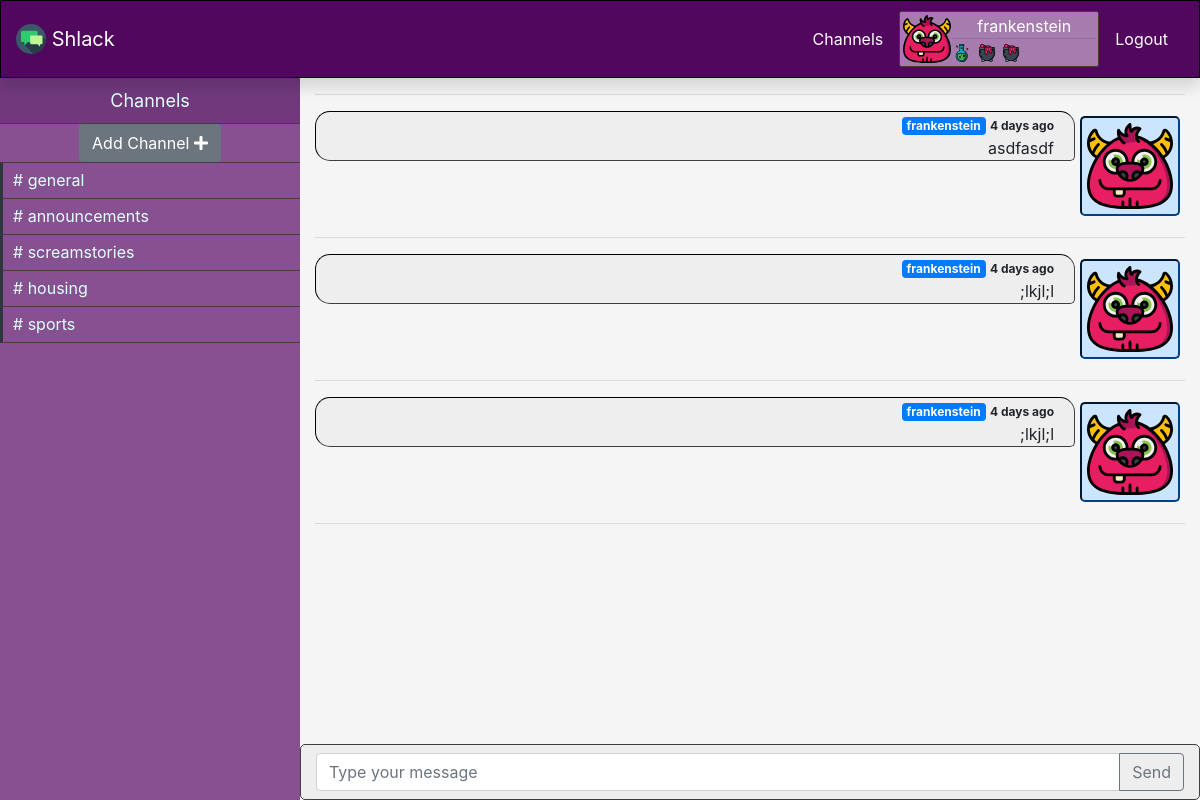
Page /channels/announcements (signed in) on the committed database.
### models.py (models this page shows, shortened)
class User(UserMixin, db.Model):
    id = db.Column(db.Integer, primary_key=True)
    avatar = db.Column(db.String(64))
    username = db.Column(db.String(64), index=True, unique=True)
    email = db.Column(db.String(120), index=True, unique=True)
    password_hash = db.Column(db.String(128))
    posts = db.relationship("Post", backref="author", lazy="dynamic")

class Channel(db.Model):
    id = db.Column(db.Integer, primary_key=True)
    name = db.Column(db.String(300))
    posts = db.relationship("Post", backref="channel", lazy="dynamic")

class Post(db.Model):
    id = db.Column(db.Integer, primary_key=True)
    body = db.Column(db.String(300))
    timestamp = db.Column(db.DateTime, index=True, default=datetime.utcnow)
    user_id = db.Column(db.Integer, db.ForeignKey("user.id"))
    channel_id = db.Column(db.Integer, db.ForeignKey("channel.id"))
    @property
    def get_time_passed(self):
        now = datetime.utcnow()
        delta = now - self.timestamp
        if timedelta(seconds=0) <= delta < timedelta(minutes=2):
            return "1 min ago"
        elif timedelta(minutes=2) <= delta < timedelta(minutes=60):
            minutes = int(delta.total_seconds() // 60)
            return str(minutes) + " mins ago"
        elif timedelta(hours=1) <= delta < timedelta(hours=2):
            hours = int(delta.total_seconds() // 3600)
            return str(hours) + " hour ago"
        elif timedelta(minutes=60) <= delta < timedelta(hours=24):
            hours = int(delta.total_seconds() // 3600)
            return str(hours) + " hours ago"
        elif timedelta(hours=24) <= delta < timedelta(days=2):
            days = int(delta.total_seconds() // 86400)
            return str(days) + " day ago"
        elif timedelta(hours=2) <= delta < timedelta(days=365):
            days = int(delta.total_seconds() // 86400)
            return str(days) + " days ago"
        else:
            return "Error occurred"

### application.py (the view, shortened to what this page needs)
@app.route("/channels/<string:channel_name>", methods=["GET", "POST"])
@login_required
def channel(channel_name):
    new_channel_form = NewChannelForm()
    new_post_form = NewPostForm()
    channels = Channel.query.all()
    if not any(channel_name == channel.name for channel in channels):
        return redirect(url_for("channels"))
    cur_channel = Channel.query.filter_by(name=channel_name).first()
    posts = cur_channel.posts
    return render_template("channel.html",
                           new_channel_form=new_channel_form,
                           new_post_form=new_post_form,
                           channels=channels,
                           posts=posts)

### forms.py (shortened to what this page needs)
class NewChannelForm(FlaskForm):
    channel_name = StringField("Channel Name", validators=[DataRequired()])
    submit = SubmitField("Create")

class NewPostForm(FlaskForm):
    post_body = StringField("Post Body", validators=[DataRequired()])
    user_id = IntegerField("User ID")
    datetime = DateTimeField()
    submit = SubmitField("Send")

### models.py (called while the page is built)
@login.user_loader
def load_user(id_):
    return User.query.get(int(id_))

### templates/channel.html (shortened to what this page needs)
{% extends "layout.html" %}
{% block body %}
  <div id="sidebar" class="sidebar container-fluid">
    <div class="header">Channels</div>
    <div class="menu-list">
      <ul id="menu-content" class="menu-content collapse">
        <li class="add-channel justify-content-center d-flex">
          <button class="btn btn-secondary " data-target="#channel-modal" data-toggle="modal"> Add Channel <i
              class="fa fa-plus"></i></button>
        </li>
        {% for channel in channels %}
          <li class="channel">
            <a href={{ url_for('channel', channel_name=channel.name) }}># {{ channel.name }} </a>
          </li>
        {% endfor %}
      </ul>
    </div>
  </div>
  <div id="main" class="container-fluid">
    <div class="row">
      <div id="messages" class="col-12">
        <hr>
        {% for post in posts %}
          {% include "_post.html" %}
        {% endfor %}
      </div>
    </div>
    <form action="" method="POST">
      <div id="message-box" class="row">
        <div class="col-12 py-2">
          <div class="input-group ">
            <input id="msg-input" class="form-control" type="text" placeholder="Type your message" aria-label="" aria-describedby="">
            <div class="input-group-append">
              <button id="msg-send-btn" class="btn btn-outline-secondary" type="button">Send</button>
            </div>
          </div>
        </div>
      </div>
    </form>
  </div>
{% endblock %}

### templates/layout.html (shortened to what this page needs)
<!DOCTYPE html>
<html lang="en">
<head>
  <link rel="stylesheet" href="https://maxcdn.bootstrapcdn.com/bootstrap/4.5.0/css/bootstrap.min.css">
  <link rel="stylesheet" href="https://stackpath.bootstrapcdn.com/font-awesome/4.7.0/css/font-awesome.min.css" type="text/css">
  <link rel="stylesheet" href="https://cdnjs.cloudflare.com/ajax/libs/font-awesome/5.14.0/css/all.min.css" type="text/css">
  <link rel="stylesheet" href="https://cdnjs.cloudflare.com/ajax/libs/font-awesome/5.14.0/css/regular.min.css" type="text/css">
  <link rel="stylesheet" href="https://cdnjs.cloudflare.com/ajax/libs/font-awesome/5.14.0/css/solid.min.css" type="text/css">
  <link rel="stylesheet" type="text/css" href="{{ url_for('static', filename='style.css' ) }}">
</head>
<body>
<div id="navbar" class="container-fluid fixed-top position-sticky shadow">
      <ul class="navbar-list">
        <li>
          <a class="navbar-brand" href="{{url_for('index')}}">
            <img src="/static/images/brand-icons/017-speech-bubble-2.svg" width="30" height="30" class="d-inline-block align-top" alt="">
          Shlack
          </a>
        </li>
        {% if not current_user.is_authenticated %}
        <li class="nav-item ml-auto">
          <a class="nav-link" href="{{ url_for("login") }}">Login</a>
        </li>
        <li class="nav-item">
          <a class="nav-link nav-fill" href="{{ url_for("signup") }}">Sign Up</a>
        </li>
      {% else %}
        <li class="nav-item ml-auto">
          <a class="nav-link" href="{{ url_for("channels") }}">Channels</a>
        </li>
        <li class="nav-item">
          <div class="usercard d-flex flex-row no-gutters">
              <img src={{ current_user.avatar }}/>
            <div class="col">
              <p class="text-center text-white my-0">{{ current_user.username }}</p>
              <hr class="my-0">
              <span><img src="/static/images/specials/006-flask.svg" style="height: 20px; width: 20px;"></span>
              <span><img src="/static/images/specials/009-cauldron.svg" style="height: 20px; width: 20px;"></span/>
              <span><img src="/static/images/specials/009-cauldron.svg" style="height: 20px; width: 20px;"></span/>
              </div>
          </div>
        </li>
        <li class="nav-item pl-0">
          <a class="nav-link" href="{{ url_for("logout") }}">Logout</a>
        </li>
      {% endif %}
      </ul>
</div>
{% block body %}{% endblock %}
</body>
</html>

### templates/_post.html (shortened to what this page needs)
{% if current_user == post.author %}
  <div class="media chat self">
    <img src={{ post.author.avatar }} style="height: 100px;"/>
    <div class="media-body">
      <span class="badge badge-primary">{{ post.author.username }}</span> <span class="timestamp"> {{ post.get_time_passed }}</span>
      <p>{{ post.body }}</p>
    </div>
  </div>
  <hr>
{% endif %}

### static/style.css (style rules this page uses)
* { box-sizing: border-box; }
body, html { margin: 0px; padding: 0px; max-height: 100%; height: 100%; }
#navbar { background: #51075e; border: 1px solid black; }
.navbar-list { display: flex; flex-direction: row; list-style: none; align-items: center; margin: 10px 0; padding: 0; }
.navbar-list .navbar-brand, .navbar-list .nav-link { color: #ffffff; align-items: center; }
.usercard { background: #a67cae; border: 1px solid #403e41; padding: 2px; border-radius: 2.5px; width: 200px; }
.usercard img { padding: 1px; border-radius: 2.5px; width: 50px; height: 50px; }
.sidebar { overflow: auto; background-color: #875191; position: fixed; left: 0px; padding: 0px; width: 300px; height: 100%; color: #e1ffff; }
.sidebar .menu-content { padding: 0px; }
.sidebar .header { background-color: #71397c; border-bottom: 1px solid #403e41; line-height: 45px; display: block; text-align: center; font-size: large; }
.sidebar .add-channel { border-style: none; border-bottom: 1px solid #403e41; }
.sidebar .channel { list-style: none; padding: 0px; margin: 0px; line-height: 35px; cursor: pointer; }
.sidebar .channel { padding-left: 0px; border-left: 3px solid #2e353d; border-bottom: 1px solid #403e41; }
.sidebar .channel a { text-decoration: none; color: #e1ffff; padding-left: 10px; }
#main { overflow: auto; background: #f5f5f5; }
#message-box { position: fixed; bottom: 0; background: #eeeeee; border: 1px solid #403e41; border-radius: 5px; }
.media { display: flex; flex-direction: row; border-radius: 5px; margin-bottom: 5px; }
.media .timestamp { font-weight: bold; margin: 0; font-size: 12px; }
.media img { height: 100px; padding: 5px; margin: 5px; background: #8b878b; border: 2px inset black; border-radius: 5px; align-self: flex-end; }
.media-body { background: #eeeeee; border: 1.5px inset #403e41; border-radius: 15px 15px 15px 5px; padding: 0px 20px; margin-bottom: 5px; }
.media-body p { margin-bottom: 0px; }
.media.self { display: flex; flex-direction: row-reverse; text-align: right; }
.media.self img { background: #cce5ff; border: 2px inset #004085; }
.media.self .media-body { border-radius: 15px 15px 5px 15px; }
@media (min-width: 767px) { .sidebar .menu-list .menu-content { display: block; } }
@media (min-width: 767px) { #main { width: calc(100% - 300px); float: right; } }
@media (min-width: 767px) { #message-box { width: calc(100% - 300px); } }

### rows in the picture
User: avatar (picture), username "frankenstein"
Channel: name "general"
Channel: name "announcements"
Channel: name "screamstories"
Channel: name "housing"
Channel: name "sports"
Post: author.avatar (picture), author.username "frankenstein", get_time_passed "4 days ago", body "asdfasdf"
Post: author.avatar (picture), author.username "frankenstein", get_time_passed "4 days ago", body ";lkjl;l"
Post: author.avatar (picture), author.username "frankenstein", get_time_passed "4 days ago", body ";lkjl;l"
